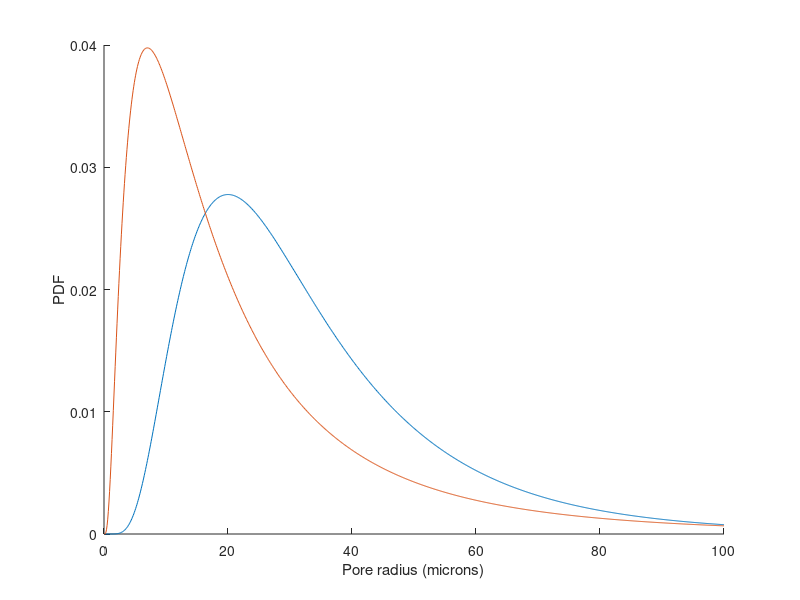

Here is the MATLAB script that generated this plot: (Note: this script raises an error after producing the figure.)
clc
clear variables
close all


radius = linspace(0, 100, 1001);




peak = 20;
lower = 5;
upper = 80;
sigma1 = .6;
mu1 = log(peak) + sigma1^2;
% mean = exp(mu + sigma^2 / 2);
logncdf(upper, mu1, sigma1) - logncdf(lower, mu1, sigma1)
% variance1 = (exp(sigma1^2) - 1) * exp(2 * mu1 + sigma1^2);


pdf1 = lognpdf(radius, mu1, sigma1);
cdf1 = logncdf(radius, mu1, sigma1);

peak = 7;
lower = 0.01;
upper = 80;
sigma2 = .93;
mu2 = log(peak) + sigma2^2;
% mean = exp(mu + sigma^2 / 2);
logncdf(upper, mu2, sigma2) - logncdf(lower, mu2, sigma2)
pdf2 = lognpdf(radius, mu2, sigma2);
cdf2 = logncdf(radius, mu2, sigma2);


% logninv(0.05, mu, sigma)


figure
hold on
plot(radius, pdf1)
plot(radius, pdf2)
xlabel('Pore radius (microns)')
ylabel('PDF')
legend(strcat('mu=', string(mu1), '   ', 'sigma=', string(sigma1)), strcat('mu=', string(mu2), 'sigma=', string(sigma2)))


figure
hold on
plot(radius, cdf1)
plot(radius, cdf2)
xlabel('Pore radius (microns)')
ylabel('CDF')
legend(strcat('mu=', string(mu1), '   ', 'sigma=', string(sigma1)), strcat('mu=', string(mu2), 'sigma=', string(sigma2)))

figure
hold on
plot(1 - cdf1, radius)
plot(1 - cdf2, radius)
xlabel('Sw')
ylabel('Pore radius (microns)')
legend(strcat('mu=', string(mu1), '   ', 'sigma=', string(sigma1)), strcat('mu=', string(mu2), 'sigma=', string(sigma2)))




% obj = DCTheoreticalFormation(1000, 0.4);
% 
% n = 101;
% sg = linspace(0, 1, n)';
% sgIterated = zeros(n, 1);
% solLGIterated = zeros(n, 1);
% 
% for i = 1:n
%     [solLGIterated(i), sgIterated(i)] = obj.CalcMaxSolLGIteration(sg(i), 0.131725784500610, 40, 1.003982286827520e+07, 70.102118792622761);
% end
% 
% figure
% hold on
% plot(sg, sgIterated)
% plot([0, 1], [0, 1])
% plot(sg, sgIterated - sg)
% axis([0, 1, 0, 1])

% sg = linspace(0, 0.5, 100);
% sh = linspace(0, 0.5, 100);
% 
% [sgMesh, shMesh] = meshgrid(sg, sh);
% 
% competitionFractionOfGas = 0.75;
% competitionFractionOfHydrate = 1 - competitionFractionOfGas;
% 
% nSg = numel(sg);
% nSh = numel(sh);
% 
% adjustedSg = zeros(nSg, nSh);
% adjustedSh = zeros(nSg, nSh);
% 
% 
% for iSg = 1:nSg
%     for iSh = 1:nSh
%         % Above equal pore size invasion point
%         if( sh(iSh)/(sh(iSh) + sg(iSg)) > competitionFractionOfHydrate)
%             adjustedSg(iSg, iSh) = sg(iSg) / competitionFractionOfGas;
%             adjustedSh(iSg, iSh) = sh(iSh) + sg(iSg);
%         else
%             adjustedSg(iSg, iSh) = sg(iSg) + sh(iSh);
%             adjustedSh(iSg, iSh) = sh(iSh) / competitionFractionOfHydrate;
%         end
%     end
% end
% 
% figure
% surf(sgMesh, shMesh, adjustedSg)
% figure
% surf(sgMesh, shMesh, adjustedSh)





